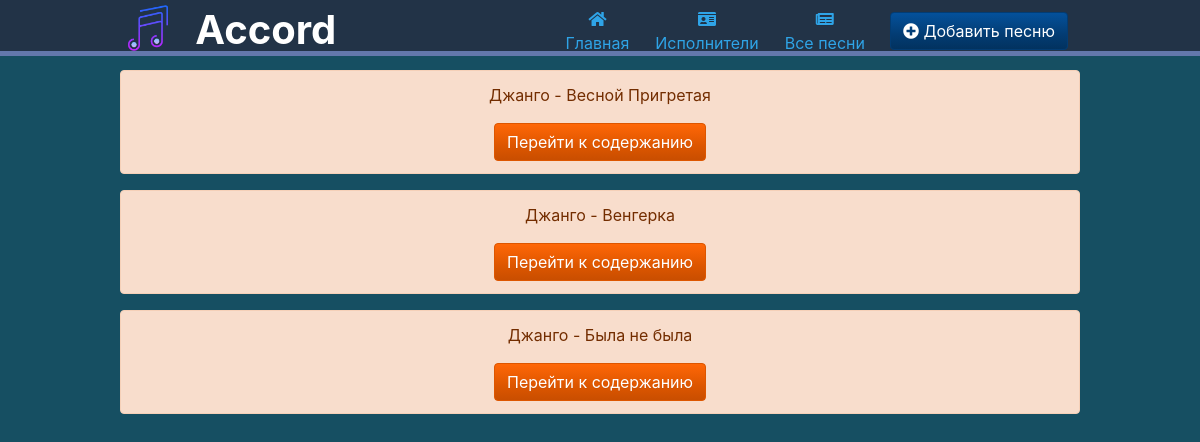
Before: / with the older database file.
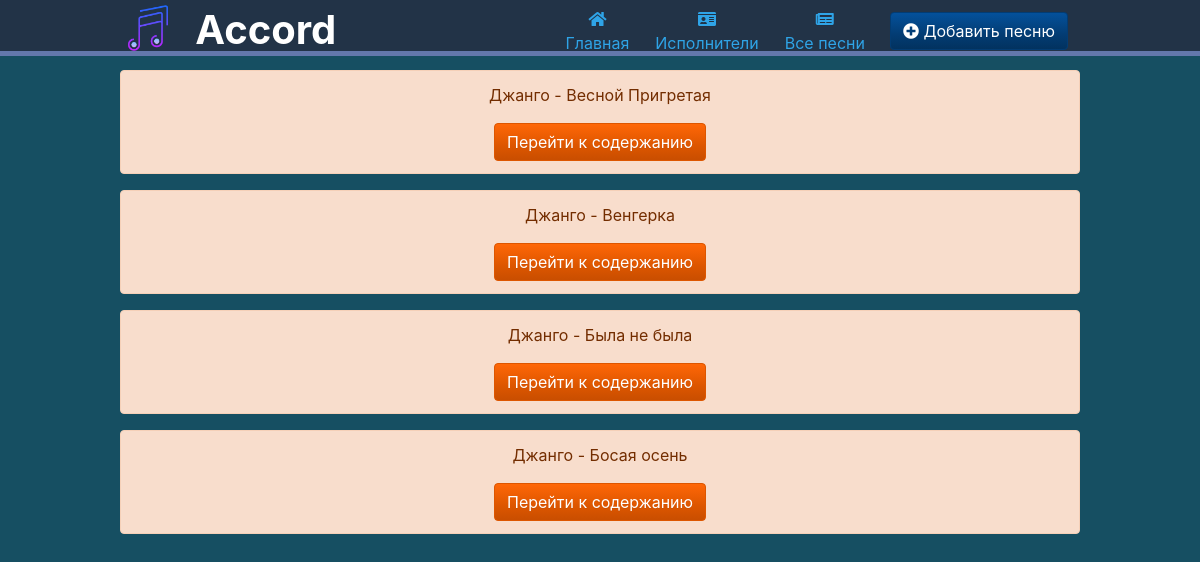
After: the same page with the newer database file.
### main/models.py (models this page shows, shortened)
class Accord(models.Model):
    artist = models.CharField("Исполнитель", max_length=50)
    song_title = models.CharField("Название произведения", max_length=150)
    song_text = models.TextField("Аккорды и текст")
    сhords_used =models.CharField("Используемые аккорды", max_length=250)
    link_to_the_video = models.CharField("Ссылка на видео", max_length=250)
    class Meta:
        verbose_name = "Подбор аккордов"
        verbose_name_plural = "Подборы аккордов"

### main/views.py (the view)
# urls.py: path('', views.index, name='home'),
def index(request):
    song = Accord.objects.all()
    return render(request, "main/index.html", {'song': song, "title": "Accord"})

### main/templates/main/index.html (shortened to what this page needs)
{%extends 'main/layout.html'%}
{%load static%}
{% block content %}
    <div class='container'>
        {% if song %}
            {% for el in song %}
                <div class="alert alert-warning">
                    <p>
                        <span>{{ el.artist }}</span> - <span>{{ el.song_title }}</span>
                    </p>
                    <a href="{% url 'song' el.id %}" class="btn btn-warning">Перейти к содержанию</a>
                </div>
            {% endfor %}
            {% else %}
                <p>У вас нет записей</p>
        {% endif %}
    </div>
{% endblock %}

Changed rows visible on the page:
added Accord: artist "Джанго", song_title "Босая осень"
